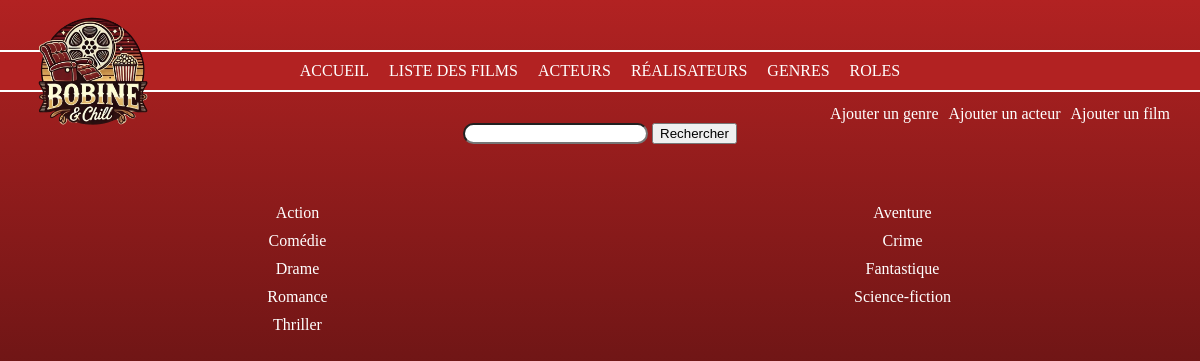
The app's page /Projet/index.php?action=listGenres with its own data.
### tables this page shows
CREATE TABLE IF NOT EXISTS `genre` (
  `id_genre` int NOT NULL AUTO_INCREMENT,
  `type` varchar(50) NOT NULL DEFAULT '',
  PRIMARY KEY (`id_genre`)
);

### Projet/controller/CinemaController.php (called while the page is built, shortened)
<?php
class CinemaController {
    public function listGenres(){
        $pdo = Connect::seConnecter();
        $requete = $pdo->query("SELECT genre.type, genre.id_genre FROM genre ORDER BY genre.type ASC");
        $listGenres = $requete->fetchAll();
        require "view/listGenres.php";
    }
}

### Projet/view/listGenres.php (the view, shortened to what this page needs)
<body>
    <div class="container-list-genre">
        <?php foreach ($listGenres as $listGenre) { ?>
            <div class="list-genre">
                <a href="index.php?action=detailsGenre&id= <?= $listGenre["id_genre"]?>"><?= $listGenre['type']; ?></a>
            </div>
        <?php } ?>
    </div>
</body>
<?php
require_once "view/template.php";
?>

### Projet/public/css/style.css (style rules this page uses)
* { box-sizing: border-box; }
body { min-height: 100vh; margin: 0; background-image: linear-gradient(#B22222 0%, #4C0F0F 70%); background-size: cover; background-attachment: fixed; background-repeat: no-repeat; color: #D9D9D9; padding-top: 90px; }
.container-list-genre { display: grid; grid-template-columns: repeat(2, 1fr); gap: 10px; justify-content: center; align-items: center; margin-top: 60px; }
.list-genre { text-align: center; }
.list-genre a { text-decoration: none; color: white; }

### records on screen
genre: type "Action"
genre: type "Aventure"
genre: type "Comédie"
genre: type "Crime"
genre: type "Drame"
genre: type "Fantastique"
genre: type "Romance"
genre: type "Science-fiction"
genre: type "Thriller"
